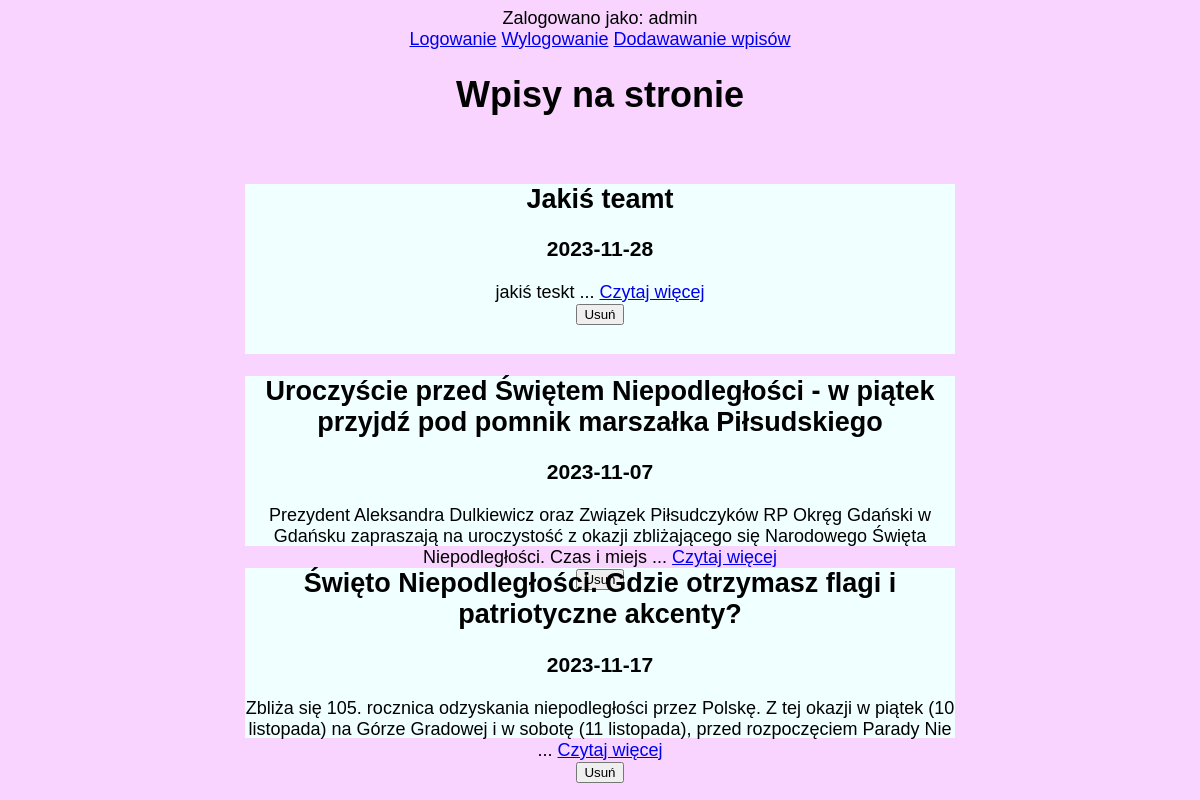
The page /index.php (signed in) on the database its author committed.
### tables this page shows
CREATE TABLE `wpisy` (
  `id` text NOT NULL,
  `tytul` varchar(255) NOT NULL,
  `data` date NOT NULL,
  `tresc` text NOT NULL
);

### index.php (the view, shortened to what this page needs)
<!DOCTYPE html>
<html lang="pl">
<head>
    <link rel="stylesheet" type="text/css" href="styl.css">
</head>
<body>
    <div id="lewy">
    <?php
    $conn = mysqli_connect("localhost", "root", "", "news");
    $sql = "SELECT COUNT(*) as ilosc_wpisów FROM wpisy";
    $res = mysqli_query($conn, $sql);
    $wyn_wpis = mysqli_fetch_assoc($res)['ilosc_wpisów'];
    if(isset($_SESSION['Login'])){
        echo "Zalogowano jako: ".$_SESSION["Login"];
    }
    else{
        $_SESSION["Login"]="user";
        echo "Zalogowano jako: ".$_SESSION["Login"];
    }
    ?>
    </div>
    <div id="prawy">
        <a href="log.php">Logowanie</a>
        <a href="logout.php">Wylogowanie</a>
        <?php
            if ($_SESSION['Login'] !== "admin") {
                echo "Brak uprawień do dodawania";
            } else {
                echo '<a href="dodawanie.php">Dodawawanie wpisów</a>';
            }
        ?>
    </div>
    <h1>Wpisy na stronie</h1>
    <br>
    <div class="one">
        <?php
    $a=$wyn_wpis;
    $a_sql="SELECT * FROM wpisy WHERE id=$a";
    $a_res=mysqli_query($conn,$a_sql);
    $a_wyn=mysqli_fetch_assoc($a_res);
    echo '<h2>'.$a_wyn['tytul'].'</h2>';
    echo'<h3>'.$a_wyn['data']."</h3>";
    echo substr($a_wyn['tresc'],0,185)." ... ";
    echo "<a href='wpis.php?id=".$a."'> Czytaj więcej</a>";
    if ($_SESSION['Login'] !== "admin") {
        echo "";
      } else {
        echo "<br><form method='post' action='delete.php'>
    <input type='hidden' name='id' value='" . $a . "'>
    <button type='submit'>Usuń</button>
  </form>";
      }
    ?>
    </div>
    <div class="two">
        <?php
    $b=$a-1;
    $a_sql="SELECT * FROM wpisy WHERE id=$b";
    $a_res=mysqli_query($conn,$a_sql);
    $a_wyn=mysqli_fetch_assoc($a_res);
    echo '<h2>'.$a_wyn['tytul'].'</h2>';
    echo'<h3>'.$a_wyn['data']."</h3>";
    echo substr($a_wyn['tresc'],0,199)." ... ";
    echo "<a href='wpis.php?id=".$b."'> Czytaj więcej</a>";
    if ($_SESSION['Login'] !== "admin") {
        echo "";
      } else {
        echo "<br><form method='post' action='delete.php'>
    <input type='hidden' name='id' value='" . $b . "'>
    <button type='submit'>Usuń</button>
  </form>";
      }
    ?>
    </div>
    <div class="three">
        <?php
    $c=$b-1;
    $a_sql="SELECT * FROM wpisy WHERE id=$c";
    $a_res=mysqli_query($conn,$a_sql);
    $a_wyn=mysqli_fetch_assoc($a_res);
    echo '<h2>'.$a_wyn['tytul'].'</h2>';
    echo'<h3>'.$a_wyn['data']."</h3>";
    echo substr($a_wyn['tresc'],0,185)." ... ";
    echo " <a href='wpis.php?id=".$c."'> Czytaj więcej</a>";
    if ($_SESSION['Login'] !== "admin") {
        echo "";
      } else {
        echo "<br><form method='post' action='delete.php'>
    <input type='hidden' name='id' value='" . $c . "'>
    <button type='submit'>Usuń</button>
  </form>";
      }
    ?>
    </div>
</body>
</html>

### styl.css (style rules this page uses)
body { background: rgb(248, 212, 255); font-family: Georgia, Arial, Helvetica; text-align: center; font-size: large; }
.one { background-color: azure; text-align: center; width: 60%; align-items: center; margin-left: 20%; height: 170px; }
.two { background-color: azure; text-align: center; width: 60%; align-items: center; margin-left: 20%; height: 170px; }
.three { background-color: azure; text-align: center; width: 60%; align-items: center; margin-left: 20%; height: 170px; }

### rows shown on the page
wpisy: tytul "Jakiś teamt", data "2023-11-28", tresc "jakiś teskt"
wpisy: tytul "Uroczyście przed Świętem Niepodległości - w piątek przyjdź pod pomnik marszałka Piłsudskiego", data "2023-11-07", tresc "Prezydent Aleksandra Dulkiewicz oraz Związek Piłsudczyków RP Okręg Gdański w Gdańsku zapraszają na uroczystość z okazji zbliżającego się Narodowego Święta Niepodległości. Czas i miejs"
wpisy: tytul "Święto Niepodległości. Gdzie otrzymasz flagi i patriotyczne akcenty?", data "2023-11-17", tresc "Zbliża się 105. rocznica odzyskania niepodległości przez Polskę. Z tej okazji w piątek (10 listopada) na Górze Gradowej i w sobotę (11 listopada), przed rozpoczęciem Parady Nie"

### other values the page prints
$_SESSION["Login"] "admin"
